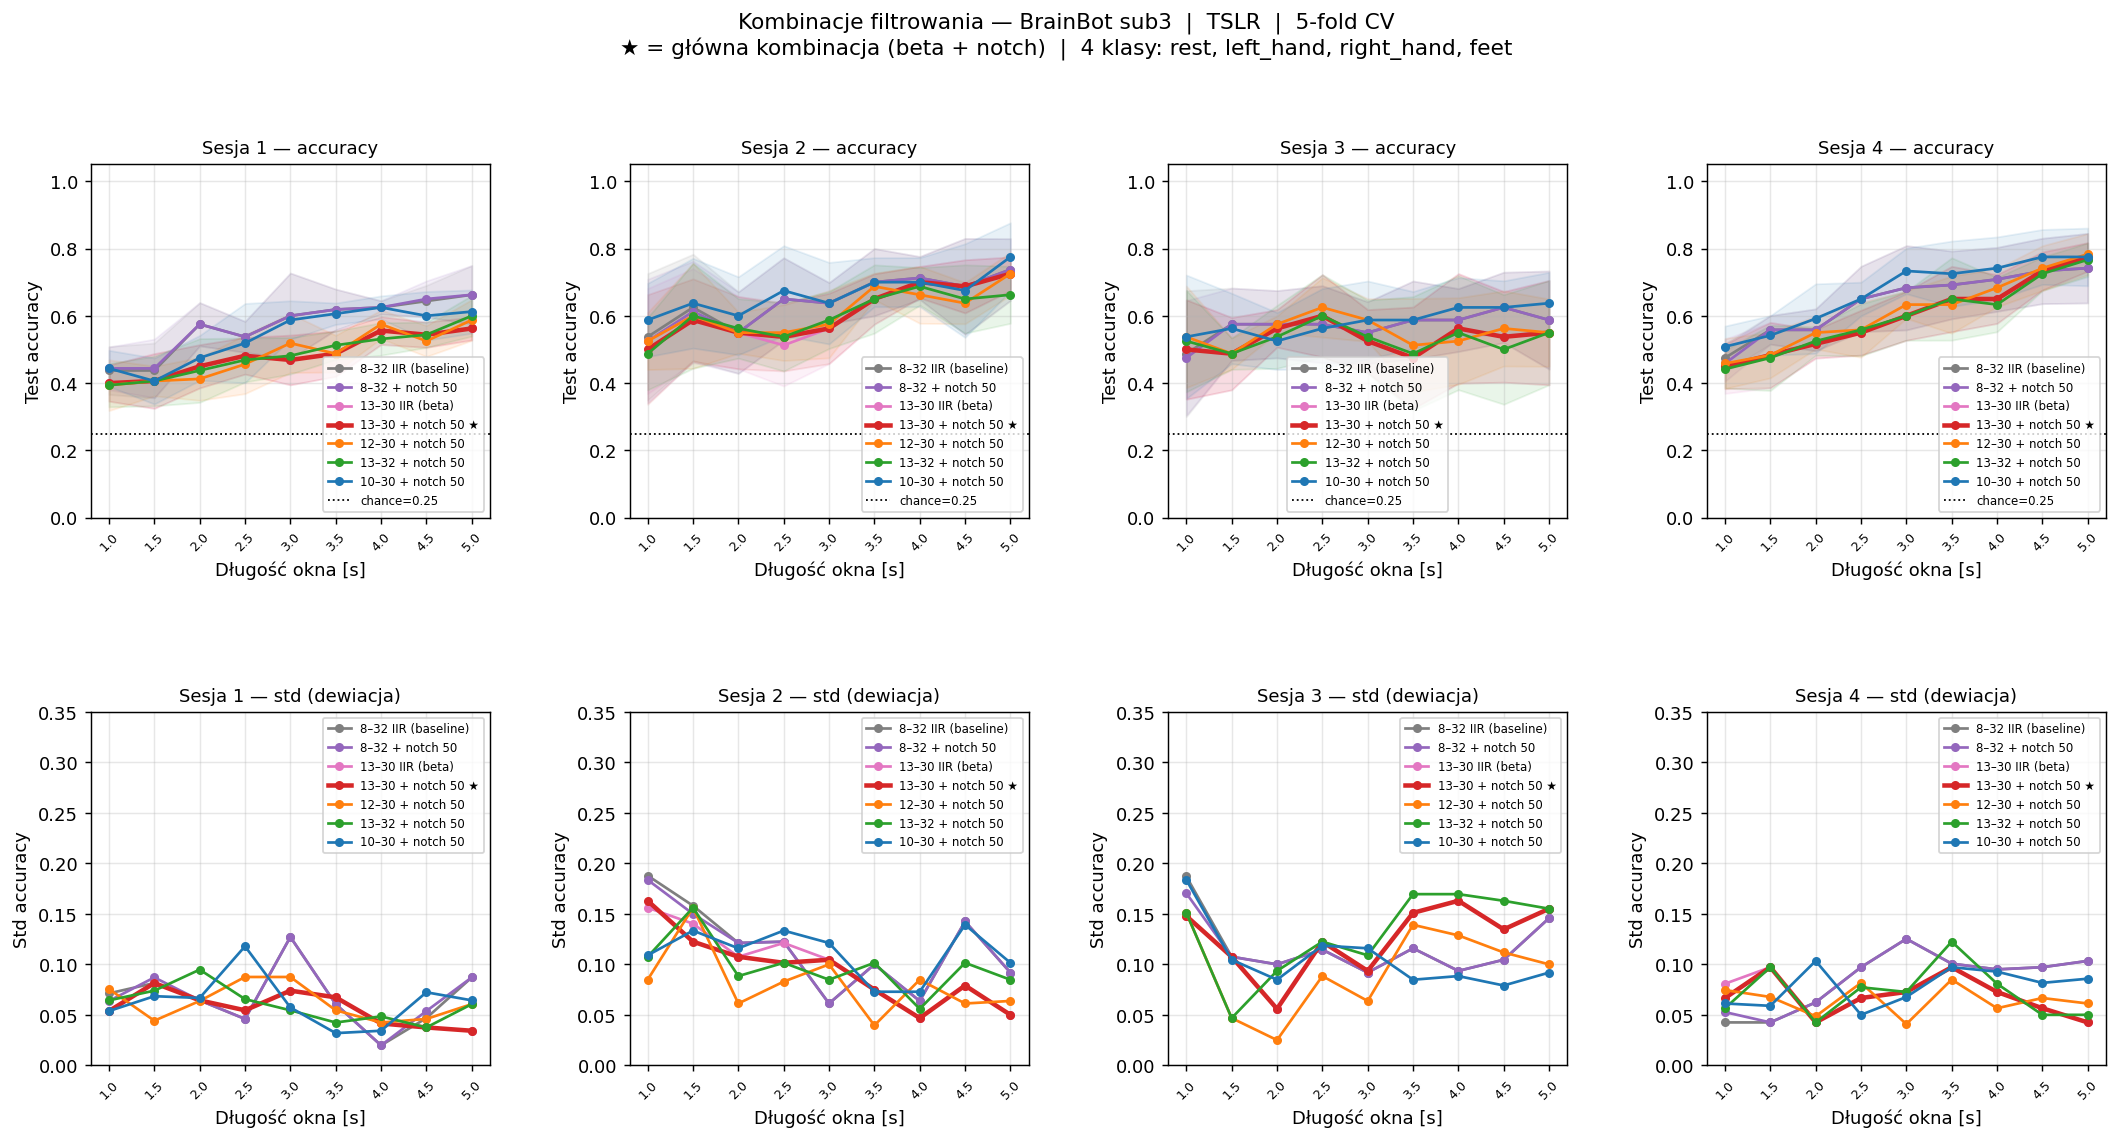

Generate this figure with Python:
"""
Test kombinacji filtrowania: najlepszy acc (8–32+notch) × najlepsza dewiacja (13–30 Hz beta).

Warunki:
  1. 8–32 Hz IIR             (baseline)
  2. 8–32 Hz + notch 50      (najlepszy acc)
  3. 13–30 Hz IIR            (najlepsza dewiacja)
  4. 13–30 Hz + notch 50     (kombinacja ← główny kandydat)
  5. 12–30 Hz + notch 50     (nieco szerszy dół)
  6. 13–32 Hz + notch 50     (nieco szerszy góra)
  7. 10–30 Hz + notch 50     (przesuniecie dolnej granicy)

Wynik: filter_combo.png (układ jak w filter_effect.py: acc góra, std dół)
"""

import os
import re
import numpy as np
import matplotlib
matplotlib.use('Agg')
import matplotlib.pyplot as plt
import mne
from pathlib import Path

from pyriemann.estimation import Covariances
from pyriemann.tangentspace import TangentSpace
from sklearn.base import BaseEstimator, TransformerMixin
from sklearn.linear_model import LogisticRegression
from sklearn.preprocessing import LabelEncoder
from sklearn.model_selection import StratifiedKFold, cross_val_score
from sklearn.pipeline import Pipeline

mne.set_log_level('ERROR')

# ---------------------------------------------------------------------------
# Konfiguracja
# ---------------------------------------------------------------------------
BRAINBOT_EVENTS   = {'rest': 1, 'left_hand': 2, 'right_hand': 3, 'feet': 5}
BRAINBOT_DATA_DIR = Path(__file__).parent / "brainbot_data/5s-interval-nofiltering"
SUBJECT_ID        = 3
TMAX_MAX          = 5.0
TMIN_START        = 1.0
TMAX_STEP         = 0.5
N_FOLDS           = 5
N_JOBS            = 32

# (nazwa, l_freq, h_freq, method, notch_freq)
FILTER_CONDITIONS = [
    ("8–32 IIR (baseline)",    8.0,  32.0, 'iir', None),
    ("8–32 + notch 50",        8.0,  32.0, 'iir', 50.0),   # najlepszy acc
    ("13–30 IIR (beta)",      13.0,  30.0, 'iir', None),   # najlepsza dewiacja
    ("13–30 + notch 50 ★",   13.0,  30.0, 'iir', 50.0),   # główna kombinacja
    ("12–30 + notch 50",      12.0,  30.0, 'iir', 50.0),
    ("13–32 + notch 50",      13.0,  32.0, 'iir', 50.0),
    ("10–30 + notch 50",      10.0,  30.0, 'iir', 50.0),
]

CONDITION_COLORS = [
    "#7f7f7f",   # szary    — baseline
    "#9467bd",   # fioletowy — 8-32+notch
    "#e377c2",   # różowy   — beta
    "#d62728",   # czerwony  — ★ główna kombinacja
    "#ff7f0e",   # pomarańcz — 12-30+notch
    "#2ca02c",   # zielony   — 13-32+notch
    "#1f77b4",   # niebieski — 10-30+notch
]

# ---------------------------------------------------------------------------
# EpochFilter
# ---------------------------------------------------------------------------
class EpochFilter(BaseEstimator, TransformerMixin):
    def __init__(self, sfreq=256.0, l_freq=8.0, h_freq=32.0,
                 method='iir', notch_freq=None):
        self.sfreq      = sfreq
        self.l_freq     = l_freq
        self.h_freq     = h_freq
        self.method     = method
        self.notch_freq = notch_freq

    def fit(self, X, y=None):
        return self

    def transform(self, X):
        out = np.empty_like(X)
        for i, epoch in enumerate(X):
            data = epoch.astype(np.float64)
            if self.notch_freq is not None:
                data = mne.filter.notch_filter(
                    data, Fs=self.sfreq, freqs=self.notch_freq,
                    method='iir', verbose=False,
                )
            data = mne.filter.filter_data(
                data, sfreq=self.sfreq,
                l_freq=self.l_freq, h_freq=self.h_freq,
                method=self.method, verbose=False,
            )
            out[i] = data
        return out


def make_pipeline(sfreq, l_freq, h_freq, method, notch_freq):
    return Pipeline([
        ("filt", EpochFilter(sfreq=sfreq, l_freq=l_freq, h_freq=h_freq,
                             method=method, notch_freq=notch_freq)),
        ("cov",  Covariances(estimator='oas')),
        ("ts",   TangentSpace(metric='riemann')),
        ("lr",   LogisticRegression(C=1.0, max_iter=1000, solver='lbfgs')),
    ])


# ---------------------------------------------------------------------------
# Ładowanie sesji BrainBot
# ---------------------------------------------------------------------------
def load_session(subject_id, session_id):
    pattern = re.compile(
        rf"subject{subject_id}_ses{session_id}_run\d+_.*\.epo\.fif"
    )
    files = sorted(f for f in os.listdir(BRAINBOT_DATA_DIR) if pattern.match(f))
    if not files:
        return None, None
    epoch_list = [
        mne.read_epochs(str(BRAINBOT_DATA_DIR / f), preload=True, verbose=False)
        for f in files
    ]
    ref_t = epoch_list[0].info['dev_head_t']
    for ep in epoch_list[1:]:
        ep.info['dev_head_t'] = ref_t
    epochs = mne.concatenate_epochs(epoch_list, verbose=False)
    return epochs, epochs.info['sfreq']


def get_xy(epochs, tmax):
    wanted = set(BRAINBOT_EVENTS.values())
    mask   = np.isin(epochs.events[:, 2], list(wanted))
    X      = epochs.copy().crop(tmin=0.0, tmax=tmax, verbose=False).get_data()[mask]
    inv    = {v: k for k, v in BRAINBOT_EVENTS.items()}
    y_str  = np.array([inv[i] for i in epochs.events[mask, 2]])
    le     = LabelEncoder()
    return X, le.fit_transform(y_str)


# ---------------------------------------------------------------------------
# Krzywa acc vs. tmax dla jednego warunku
# ---------------------------------------------------------------------------
def compute_window_curve(X_full, y, sfreq, l_freq, h_freq, method, notch_freq):
    tmax_values = np.arange(TMIN_START, TMAX_MAX + 0.01, TMAX_STEP)
    cv = StratifiedKFold(n_splits=N_FOLDS, shuffle=True, random_state=42)
    means, stds = [], []
    for tmax in tmax_values:
        n_samples = int(np.round(tmax * sfreq)) + 1
        X_crop = X_full[:, :, :n_samples]
        scores = cross_val_score(
            make_pipeline(sfreq, l_freq, h_freq, method, notch_freq),
            X_crop, y, cv=cv, scoring='accuracy', n_jobs=N_JOBS,
        )
        means.append(scores.mean())
        stds.append(scores.std())
    return tmax_values, np.array(means), np.array(stds)


# ---------------------------------------------------------------------------
if __name__ == "__main__":
    pattern = re.compile(rf"subject{SUBJECT_ID}_ses(\d+)_run\d+_.*\.epo\.fif")
    session_ids = sorted(set(
        int(m.group(1))
        for f in os.listdir(BRAINBOT_DATA_DIR)
        if (m := pattern.match(f))
    ))

    # session_results[ses_id] = list of (cond_name, tv, means, stds)
    session_results = {}

    for ses_id in session_ids:
        print(f"\n{'='*50}  Sesja {ses_id}  {'='*50}")
        epochs, sfreq = load_session(SUBJECT_ID, ses_id)
        if epochs is None:
            continue
        X_full, y = get_xy(epochs, TMAX_MAX)
        print(f"  {len(X_full)} epok, sfreq={sfreq} Hz")

        cond_results = []
        for cond_name, l_freq, h_freq, method, notch_freq in FILTER_CONDITIONS:
            print(f"  [{cond_name}] ", end="", flush=True)
            tv, m, s = compute_window_curve(X_full, y, sfreq,
                                            l_freq, h_freq, method, notch_freq)
            print(f"max_acc={m.max():.3f}  mean_std={s.mean():.3f}")
            cond_results.append((cond_name, tv, m, s))

        session_results[ses_id] = cond_results

    valid = [s for s in session_results if session_results[s]]
    if not valid:
        print("Brak wyników.")
        exit()

    # -------------------------------------------------------------------
    # Wykres: 2 rzędy (acc / std), kolumny = sesje
    # -------------------------------------------------------------------
    n_ses = len(valid)
    fig, axes = plt.subplots(
        2, n_ses,
        figsize=(5 * n_ses, 9),
        squeeze=False,
        gridspec_kw=dict(hspace=0.55, wspace=0.35),
    )
    chance = 1.0 / len(BRAINBOT_EVENTS)

    for col, ses_id in enumerate(sorted(valid)):
        ax_acc = axes[0][col]
        ax_std = axes[1][col]

        for (cond_name, tv, means, stds), color in zip(
                session_results[ses_id], CONDITION_COLORS):
            lw = 2.5 if "★" in cond_name else 1.5
            ax_acc.plot(tv, means, color=color, linewidth=lw, marker='o',
                        markersize=4, label=cond_name)
            ax_acc.fill_between(tv, means - stds, means + stds,
                                alpha=0.10, color=color)
            ax_std.plot(tv, stds, color=color, linewidth=lw, marker='o',
                        markersize=4, label=cond_name)

        ax_acc.axhline(chance, color='black', linestyle=':', linewidth=1,
                       label=f"chance={chance:.2f}")
        ax_acc.set_title(f"Sesja {ses_id} — accuracy", fontsize=10)
        ax_acc.set_ylabel("Test accuracy")
        ax_acc.set_ylim(0, 1.05)
        ax_acc.legend(fontsize=6.5)
        ax_acc.grid(True, alpha=0.3)

        ax_std.set_title(f"Sesja {ses_id} — std (dewiacja)", fontsize=10)
        ax_std.set_ylabel("Std accuracy")
        ax_std.set_ylim(0, 0.35)
        ax_std.legend(fontsize=6.5)
        ax_std.grid(True, alpha=0.3)

        for ax in (ax_acc, ax_std):
            ax.set_xlabel("Długość okna [s]")
            ax.set_xticks(session_results[ses_id][0][1])
            ax.tick_params(axis='x', labelrotation=45, labelsize=7)

    fig.suptitle(
        f"Kombinacje filtrowania — BrainBot sub{SUBJECT_ID}  |  TSLR  |  {N_FOLDS}-fold CV\n"
        f"★ = główna kombinacja (beta + notch)  "
        f"|  4 klasy: {', '.join(BRAINBOT_EVENTS.keys())}",
        fontsize=12, y=1.01,
    )

    out_path = Path(__file__).parent / "filter_combo.png"
    plt.savefig(out_path, dpi=130, bbox_inches='tight')
    plt.close(fig)
    print(f"\nWykres zapisany: {out_path}")
